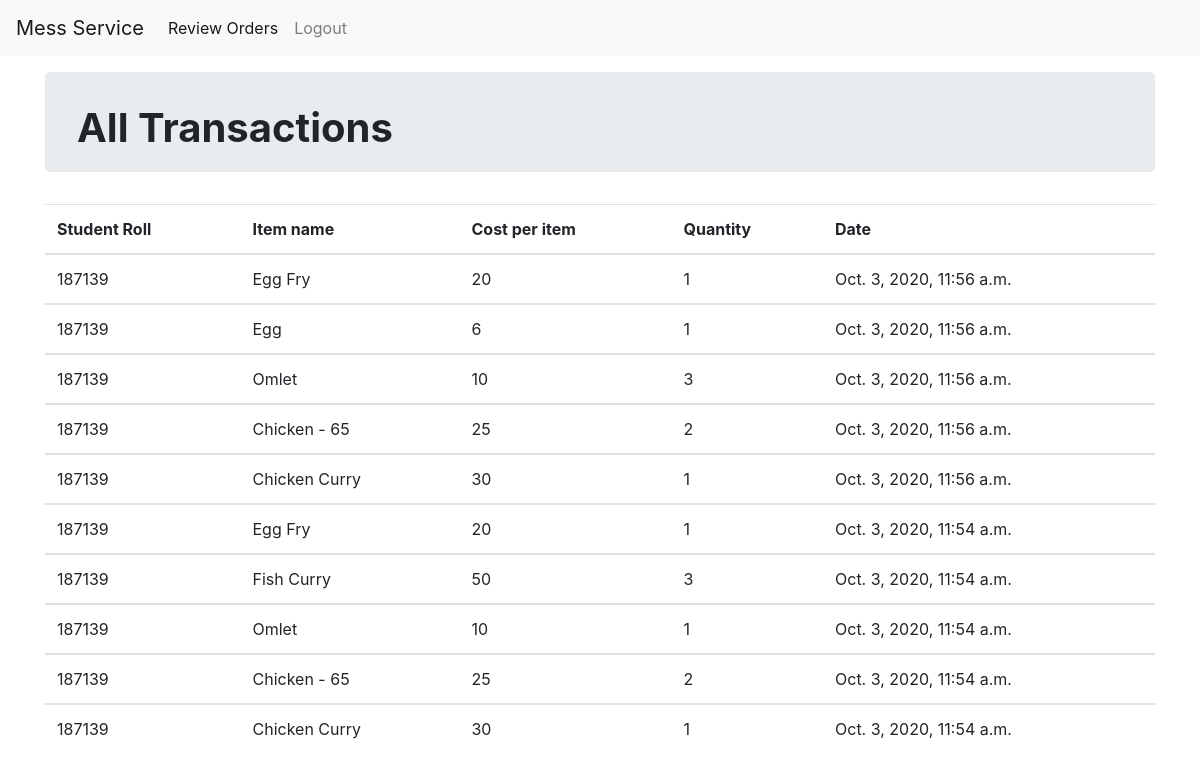
/vendor/dashboard/ (signed in), run on the app's committed database.
### vendor/models.py (models this page shows, shortened)
class Token(models.Model):
    trans_id = models.ForeignKey(
        Transaction, related_name='token', null=True, blank=True, on_delete=models.CASCADE)
    item_name = models.ForeignKey(
        ExtraItems, max_length=30, on_delete=models.CASCADE)
    quantity = models.IntegerField()
    date = models.DateTimeField(default=datetime.now, blank=True)
    class Meta:
        ordering = ['-date']

class Transaction(models.Model):
    trans_id = models.CharField(max_length=10, primary_key=True)
    reg_id = reg_id = models.ForeignKey(
        Student, related_name='token', null=True, blank=True, on_delete=models.CASCADE)
    otp = models.CharField(max_length=6)
    PENDING = 'P'
    ACCEPTED = 'A'
    APPLICATION_STATUS = (
        (ACCEPTED, 'Accepted'),
        (PENDING, 'Pending')
    )
    status = models.CharField(
        max_length=2, choices=APPLICATION_STATUS, default=PENDING)

class ExtraItems(models.Model):
    item_name = models.CharField(max_length=100, primary_key=True)
    item_cost = models.CharField(max_length=10)
    def __str__(self):
        return self.item_name

### student/models.py (models this page shows, shortened)
class Student(models.Model):
    user = models.OneToOneField(User, on_delete=models.CASCADE)
    pass_code = models.CharField(max_length=4, default="")

### vendor/views.py (the view)
# urls.py: path('dashboard/', token_list, name='dashboard'),
@login_required
@user_passes_test(check)
def token_list(request):
    tok_list = Token.objects.filter(trans_id__status='A')
    flag = True
    return render(request, 'vendor/dashboard.html', {'token_list': tok_list, 'flag': flag})

### vendor/views.py (called while the page is built)
def check(user):
    return not Student.objects.filter(user=user).exists()

### templates/vendor/dashboard.html (shortened to what this page needs)
{% extends 'base.html' %}
{% load static %}
{% block body %}
<nav class="navbar navbar-expand-lg navbar-light bg-light mb-3">
  <a class="navbar-brand" href="#">Mess Service</a>
  <div class="collapse navbar-collapse" id="navbarSupportedContent">
    <ul class="navbar-nav mr-auto">
      <li class="nav-item active">
        <a class="nav-link" href="{% url 'vendor:pending'%}">Review Orders</a>
      </li>
      <li class="nav-item">
        <a class="nav-link" href="{% url 'accounts:logout' %}">Logout</a>
      </li>
    </ul>
  </div>
</nav>
<div class="container">
  <div class="jumbotron" style="height: 100px;padding-top: 2rem;">
    <h1><strong>All Transactions</strong> </h1>
  </div>
<table class="table">
  <thead>
    <tr>
      {% if flag  %}
      <th scope="col">Student Roll</th>
      {% endif %}
      <th scope="col">Item name</th>
      <th scope="col">Cost per item</th>
      <th scope="col">Quantity</th>
      <th scope="col"> Date </th>
    </tr>
  </thead>
  {% for tok in token_list %}
  <tbody>
    <tr>
      {% if flag  %}
      <td>{{ tok.trans_id.reg_id.user.username }}</td>
      {% endif %}
      <td>{{ tok.item_name }}</td>
      <td>{{ tok.item_name.item_cost }}</td>
      <td>{{ tok.quantity }}</td>
      <td>{{ tok.date }}</td>
    </tr>
  </tbody>
  {% endfor %}
</table>
{% endblock %}

### data on the page
Token: trans_id.reg_id.user.username "187139", item_name "Egg Fry", item_name.item_cost "20", quantity "1", date "Oct. 3, 2020, 11:56 a.m."
Token: trans_id.reg_id.user.username "187139", item_name "Egg", item_name.item_cost "6", quantity "1", date "Oct. 3, 2020, 11:56 a.m."
Token: trans_id.reg_id.user.username "187139", item_name "Omlet", item_name.item_cost "10", quantity "3", date "Oct. 3, 2020, 11:56 a.m."
Token: trans_id.reg_id.user.username "187139", item_name "Chicken - 65", item_name.item_cost "25", quantity "2", date "Oct. 3, 2020, 11:56 a.m."
Token: trans_id.reg_id.user.username "187139", item_name "Chicken Curry", item_name.item_cost "30", quantity "1", date "Oct. 3, 2020, 11:56 a.m."
Token: trans_id.reg_id.user.username "187139", item_name "Egg Fry", item_name.item_cost "20", quantity "1", date "Oct. 3, 2020, 11:54 a.m."
Token: trans_id.reg_id.user.username "187139", item_name "Fish Curry", item_name.item_cost "50", quantity "3", date "Oct. 3, 2020, 11:54 a.m."
Token: trans_id.reg_id.user.username "187139", item_name "Omlet", item_name.item_cost "10", quantity "1", date "Oct. 3, 2020, 11:54 a.m."
Token: trans_id.reg_id.user.username "187139", item_name "Chicken - 65", item_name.item_cost "25", quantity "2", date "Oct. 3, 2020, 11:54 a.m."
Token: trans_id.reg_id.user.username "187139", item_name "Chicken Curry", item_name.item_cost "30", quantity "1", date "Oct. 3, 2020, 11:54 a.m."
